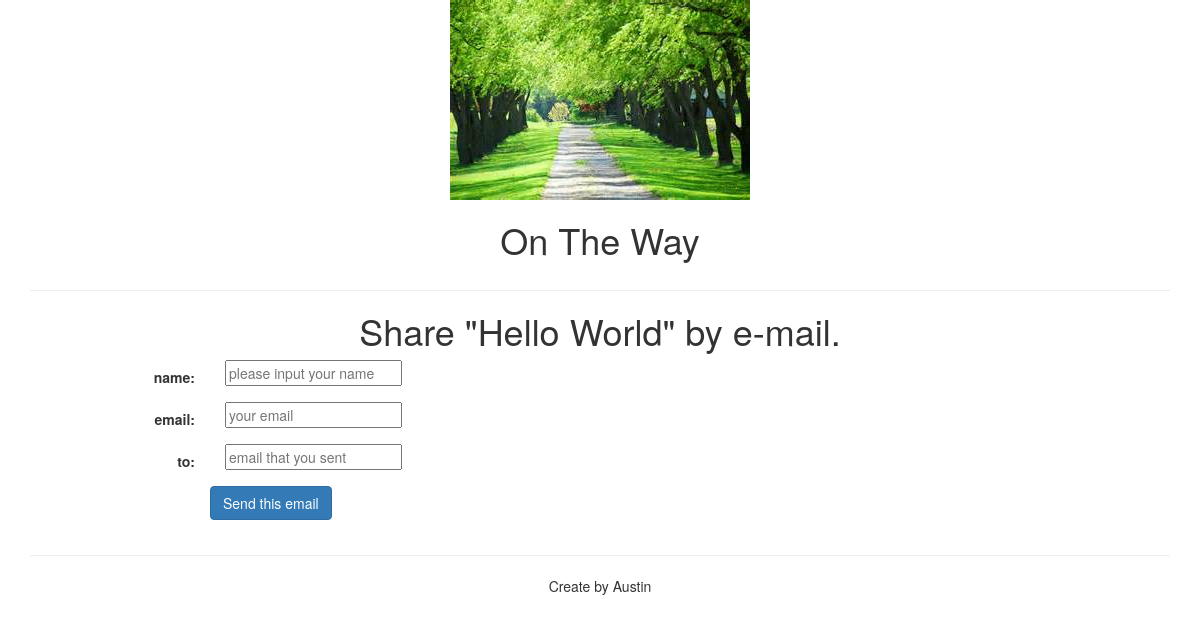
Before: /blog/2/share/ with the older database file.
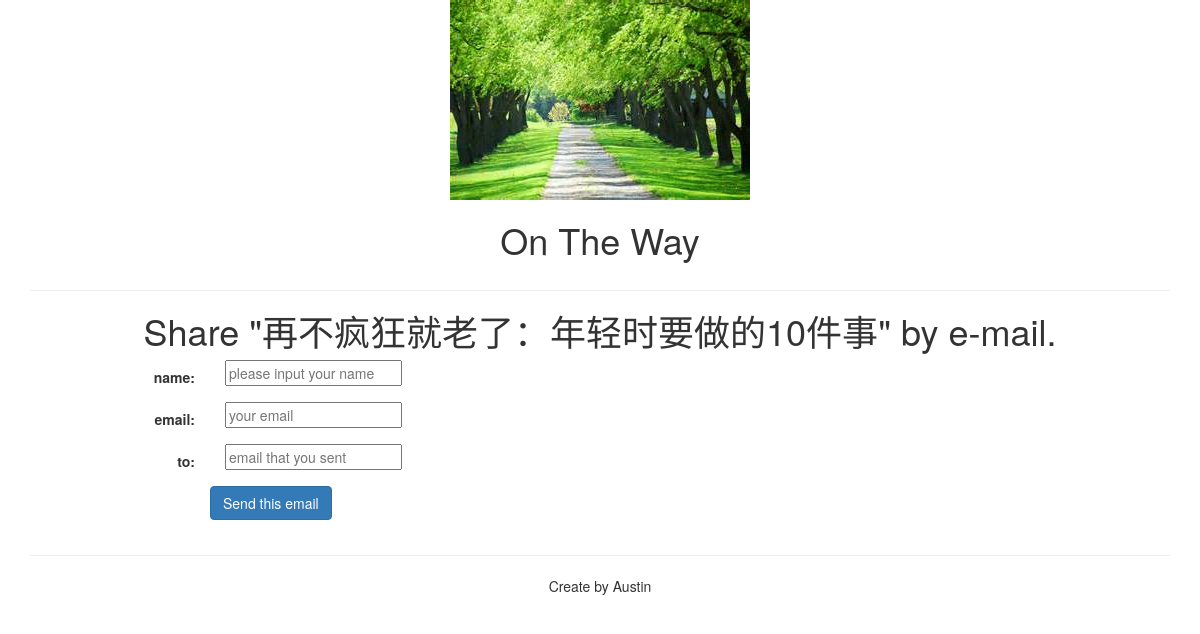
After: the same page with the newer database file.
### blog/models.py (models this page shows, shortened)
class Post(models.Model):
    STATUS_CHOICE = (("draft", "DRAFT"), ("published", "PUBLISHED"),)
    title = models.CharField(max_length=250)
    slug = models.SlugField(max_length=250, unique_for_date="published")
    author = models.ForeignKey(User, related_name="blog_posts")
    body = models.TextField()
    published = models.DateTimeField(default=timezone.now)
    created = models.DateTimeField(auto_now_add=True)
    updated = models.DateTimeField(auto_now=True)
    status = models.CharField(max_length=10, choices=STATUS_CHOICE, default="draft")
    tags = TaggableManager()
    class Mate:
        ordering = ("-published",)

### blog/views.py (the view, shortened to what this page needs)
# urls.py: url(r"^(?P<post_id>\d+)/share/$", views.post_share, name='post_share'),
def post_share(request, post_id):
    post = get_object_or_404(Post, id=post_id, status="published")
    sent = False
    if request.method == 'GET':
        form = EmailPostForm()
    return render(request, 'blog/post/share.html', {'post':post, "form":form, 'sent': sent},)

### blog/forms.py
class EmailPostForm(forms.Form):
    name = forms.CharField(max_length=25, widget = forms.TextInput(attrs={"class": "", "placeholder": "please input your name"}),)
    email = forms.EmailField(widget = forms.EmailInput(attrs={"placeholder":"your email",}),)
    to = forms.EmailField(widget = forms.EmailInput(attrs={"placeholder":"email that you sent",}),)
    comments = forms.CharField(required=False, widget=forms.Textarea)

### blog/templates/blog/post/share.html (shortened to what this page needs)
{% extends 'blog/base.html' %}
{% block content %}
  <hr>
  {% if sent %}
  <h1 class="text-center">E-MAIL successfully sent.</h1>
  <p class="text-center">"{{ post.title }}" was successfully sent to {{ cd.to }}.</p>
  {% else %}
  <h1 class="text-center">Share "{{ post.title }}" by e-mail.</h1>
  <form action="." method="post" class="form-horizontal">{% csrf_token %}
      <div class="form-group">
           <label class="col-sm-2 control-label">name:</label>
           <div class="col-sm-10">{{ form.name }}</div>
      </div>
      <div class="form-group">
           <label class="col-sm-2 control-label">email:</label>
           <div class="col-sm-10">
               {{ form.email }}
           </div>
      </div>
      <div class="form-group">
           <label class="col-sm-2 control-label">to:</label>
           <div class="col-sm-10">
               {{ form.to }}
           </div>
      </div>
      <div class="form-group">
          <div class="col-sm-offset-2 con-sm-10">
            <input type="submit" value="Send this email" class="btn btn-primary">
          </div>
      </div>
  </form>
  {% endif %}
{% endblock %}

Changed rows visible on the page:
changed Post: title "Hello World" → "再不疯狂就老了：年轻时要做的10件事"
